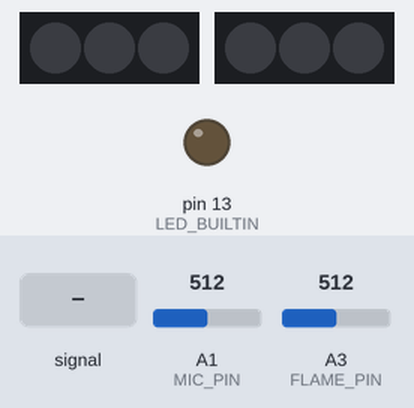
Bench run of a sketch on a simulated Arduino Uno, built with avr-gcc and run on an emulated ATmega328P. Parts: 2 × 3 RGB LEDs in strip order, left to right, output pins drawn as LEDs (lit = HIGH). The inputs (shaded band) are chosen by the test bench; at power-on: A3 (FLAME_PIN) = 512, A1 (MIC_PIN) = 512. The strip is taken to match the declared colour order; random numbers use the default seed unless the sketch sets one.

Above: at 1.2 s.
1.3 s: A3 (FLAME_PIN) set to 794
4.3 s: A3 (FLAME_PIN) set to 815
At 6.47 s:
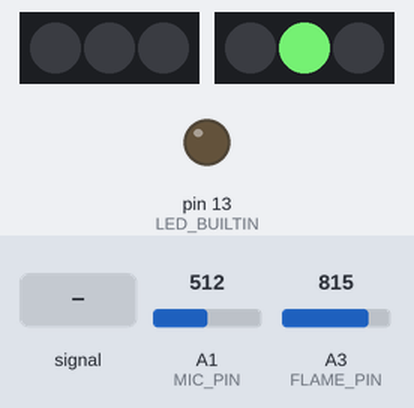
7.3 s: A1 (MIC_PIN) fed a 200 Hz sine of ±460 counts around its level
At 8.71 s:
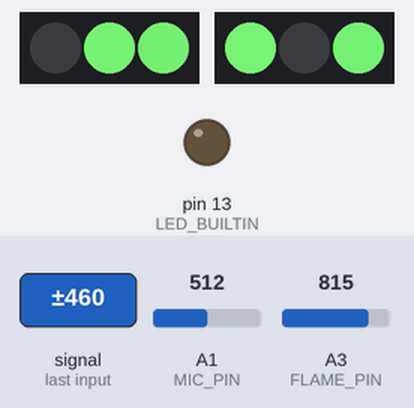
10.3 s: A1 (MIC_PIN) set to 932
13.3 s: A1 (MIC_PIN) set to 969
At 14.47 s:
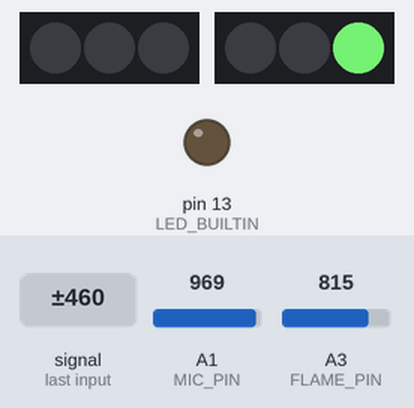
16.3 s: A1 (MIC_PIN) set to 940
At 17.29 s:
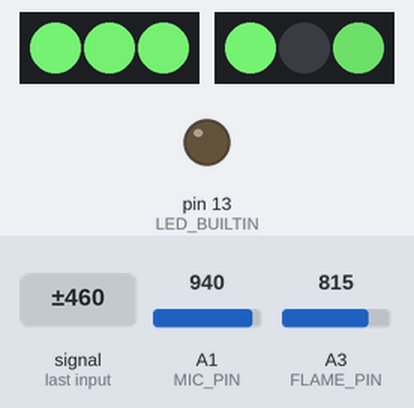
Timing chart, 0 to 39.1 s (numbered marks = the images above; inputs shaded):
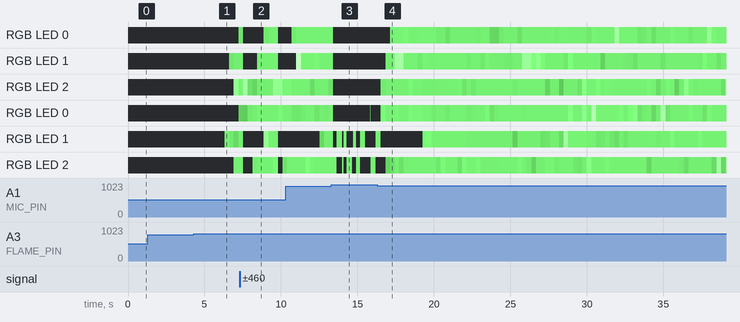

Measured:
- the behaviour switches between 800 and 801 on A3 (FLAME_PIN) (found by bisection; images 0 and 1)
- the behaviour switches between 950 and 951 on A1 (MIC_PIN) (found by bisection; images 2 and 3)
- after the input at 1.3 s, every drawn part: stays the same
- after the input at 4.3 s, RGB LED 0: off → RGB(84, 174, 82) after 2.9 s; RGB LED 1: off → RGB(86, 178, 85) after 2.3 s, → RGB(96, 199, 95) 0.30 s later

The sketch:

KeithsCandle_M2_NoSmoke.ino
```cpp
// Using technique from here https://learn.adafruit.com/multi-tasking-the-arduino-part-3/using-neopatterns
//    see link above for a good tutorial on this multi-task-ish way of doing things.

// Flicker Realistic Candle
// Keith Kelly 2019-03-04 www.KeithsTestGarage.com
// Milestone 2 of 3


#ifdef __AVR__
#include <avr/power.h>
#endif


// NeoPatterns will require the Adafruit NeoPixel library.  Be sure to install that.
#include "NeoPatterns.h"


#define NEO_PIN 5    // First RGBW Strip Pin
#define NEO2_PIN 9   // Second RGBW Strip Pin
#define NEO_COUNT 3  // First RGBW Strip Count
#define NEO2_COUNT 3 // Second RGBW Strip Count
#define MIC_PIN A1   // Microphone Pin
#define FLAME_PIN A3 // IR Sensor Pin

#define FLAME_DURATION 2000 // millis- duration of flame before lighting candle
#define FLAME_THRESHOLD 800 // 0...1023 - analog reading of FLAME value to detect
#define MIC_THRESHOLD 950 // 0...1023 - analog reading of MIC value to detect

void Strip1Complete();
void Strip2Complete();

NeoPatterns Strip1(NEO_COUNT, NEO_PIN, NEO_RGBW + NEO_KHZ800, &Strip1Complete);
NeoPatterns Strip2(NEO_COUNT, NEO2_PIN, NEO_RGBW + NEO_KHZ800, &Strip2Complete);

uint32_t baseColor; // What is the ON resting color?
uint32_t offColor;  // What is the OFF resting color?


// Vars to keep track of things
bool flaming = false;

bool lit = false;
int flame_val = 0;
int mic_val = 0;
byte rnd = 0;

// Vars for tracking pseudo-async times
unsigned long previousMillis = 0;        // will store last time LED was updated
unsigned long flameStartedMillis = 0;        // will store last time LED was updated


void setup(){

    //Serial.begin(9600); // uncomment this to figure sensor readings.

    // initialize pins
    pinMode(FLAME_PIN, INPUT);
    pinMode(MIC_PIN, INPUT);
    pinMode(LED_BUILTIN, OUTPUT);

    // Make sure the following pins are OFF
    digitalWrite(LED_BUILTIN, LOW);


    // Initialize NeoPixel Strip 1
    Strip1.begin();
    Strip1.show();
    baseColor = Strip1.Color(2, 110, 0, 100);// GRBW
    Strip1.Color1 = baseColor;

    // Initialize NeoPixel Strip 2
    Strip2.begin();
    Strip2.show();
    baseColor = Strip2.Color(2, 110, 0, 100);// GRBW
    Strip2.Color1 = baseColor;

    blowOutCandle();  // Make sure candle is off
}


void loop(){
    checkSensors(); // Check for fire and strong winds
    Strip1.Update();
    Strip2.Update();
}

// Checks for fire and strong winds every 50 milliseconds
void checkSensors(){
  unsigned long currentMillis = millis();
  if (currentMillis - previousMillis >= 50) { // only check every 50ms
    flame_val = analogRead( FLAME_PIN );
    mic_val = analogRead( MIC_PIN );
    previousMillis = currentMillis;

    //  Uncomment below to check sensor readings.
    //    Serial.print(mic_val);
    //    Serial.print(" : ");
    //    Serial.println(flame_val);
  }


  if (lit && mic_val > MIC_THRESHOLD){ // MIC REGISTERED SOUND.  BLOW OUT.
    blowOutCandle(); // Turn off light
    lit = false;
  }

  if (!lit){ // if candle isn't lit
    if (flame_val > FLAME_THRESHOLD)  { // if flame is detected

        // record the starting time (if candle hasn't been lit yet)
        if (!flaming){
          flaming = true;
          flameStartedMillis = millis();  // record time that flaming begins
        }
        else if (checkFlame()){ // has match been flaming long enough?
          lightCandle(); // ok finally light it up.
          lit = true;
        }
    }
    else{ // no flame detected
      flaming = false;
    }

  }
}


// Check if match flame has been detected long enough.
bool checkFlame(){
  unsigned long currentMillis = millis(); // get current time
  if (currentMillis - flameStartedMillis >= FLAME_DURATION) {
    return true;
  }
  else
    return false;
}


//------------------------------------------------------------
//Completion Routines - get called on completion of a pattern
//------------------------------------------------------------

// The below configuration routines are the same except for the strip
// being used.  I kept them separate so the strips can be configured
// with different ranges if desired.

void Strip1Complete(){
    Strip1.Reverse();

    if (Strip1.Direction == REVERSE){ // go back down
        Strip1.Interval = random(5,22); // choose random speed in range
    }
    else{  // pattern ended.  Stop, then trigger re-flicker

        /*  This needs an explanation:

              rnd = random(random(45,55),random(80,255));

            You'd think that we could just do random(45,255), right?

            Selecting the low and high randoms first helps make sure that
            the ending random number is *more likely* to fall within a limited range.

            When observing the flickering of a real candle, the flame generally bounces
            around in a certain range.  But, every once in a while, it spikes high or low.

            This random(random, random) solves that problem!  #proudnerddadmoment
        */
        rnd = random(random(45,55),random(80,255));

        Strip1.Pixel = random(0,Strip1.numPixels()); // pick a random Pixel
        Strip1.Interval = 1;
        Strip1.Color2 = Strip1.Color(2,rnd,0,rnd-10); //GRBW random red and random white-10
    }
}

void Strip2Complete(){
    Strip2.Reverse();

    if (Strip2.Direction == REVERSE){ // go back down
        Strip2.Interval = random(5,22); // choose random speed in range
    }
    else{  // pattern ended.  Stop, then trigger re-flicker
        rnd = random(random(45,55),random(80,255)); // see explanation in Strip1Complete().
        Strip2.Pixel = random(0,Strip2.numPixels()); // pick a random Pixel
        Strip2.Interval = 1;
        Strip2.Color2 = Strip2.Color(2,rnd,0,rnd-10); //GRBW random red and random white-10
    }
}

// (pseudo)ASYNC light the candle by starting the animations
void lightCandle(){
    Strip1.Flicker(Strip1.Color1, Strip1.Color2, 20, 5);
    Strip2.Flicker(Strip2.Color1, Strip2.Color2, 20, 5);
}

void blowOutCandle(){
  cWipe(offColor, 10); // synchronously turn the candle off.

  // We don't want no stinking patterns.
  Strip1.ActivePattern = NONE;
  Strip2.ActivePattern = NONE;
}


// synchronous color wipe
void cWipe(uint32_t c, uint8_t wait) {
  for (uint16_t i = 0; i < Strip1.numPixels(); i++) {
    Strip1.setPixelColor(i, c);
    Strip1.show();
    delay(wait);
  }
  for (uint16_t i = 0; i < Strip2.numPixels(); i++) {
    Strip2.setPixelColor(i, c);
    Strip2.show();
    delay(wait);
  }
}
```

NeoPatterns.h
```cpp
// From here https://learn.adafruit.com/multi-tasking-the-arduino-part-3/using-neopatterns


#ifndef NEOPATTERNS_H
#define NEOPATTERNS_H

#include <Adafruit_NeoPixel.h>

// Pattern types supported:
enum  pattern { NONE, RAINBOW_CYCLE, THEATER_CHASE, COLOR_WIPE, SCANNER, FADE, FLICKER };
// Patern directions supported:
enum  direction { FORWARD, REVERSE };

// NeoPattern Class - derived from the Adafruit_NeoPixel class
class NeoPatterns : public Adafruit_NeoPixel
{
    public:

    // Member Variables:
    pattern  ActivePattern;  // which pattern is running
    direction Direction;     // direction to run the pattern

    unsigned long Interval;   // milliseconds between updates
    unsigned long lastUpdate; // last update of position

    uint32_t Color1, Color2;  // What colors are in use
    uint16_t TotalSteps;  // total number of steps in the pattern
    uint16_t Index;  // current step within the pattern
    uint16_t Pixel;  // current step within the pattern

    void (*OnComplete)();  // Callback on completion of pattern

    // Constructor - calls base-class constructor to initialize strip
    NeoPatterns(uint16_t pixels, uint8_t pin, uint8_t type, void (*callback)())
    :Adafruit_NeoPixel(pixels, pin, type)
    {
        OnComplete = callback;
    }

    // Update the pattern
    void Update()
    {
        if((millis() - lastUpdate) > Interval) // time to update
        {
            lastUpdate = millis();
            switch(ActivePattern)
            {
                case RAINBOW_CYCLE:
                    RainbowCycleUpdate();
                    break;
                case THEATER_CHASE:
                    TheaterChaseUpdate();
                    break;
                case COLOR_WIPE:
                    ColorWipeUpdate();
                    break;
                case SCANNER:
                    ScannerUpdate();
                    break;
                case FADE:
                    FadeUpdate();
                    break;
                case FLICKER:  // Custom animation for candle
                    FlickerUpdate();
                    break;
                default:
                    break;
            }
        }
    }

    // Increment the Index and reset at the end
    void Increment()
    {
        if (Direction == FORWARD)
        {
           Index++;
           if (Index >= TotalSteps)
            {
                Index = 0;
                if (OnComplete != NULL)
                {
                    OnComplete(); // call the comlpetion callback
                }
            }
        }
        else // Direction == REVERSE
        {
            --Index;
            if (Index <= 0)
            {
                Index = TotalSteps-1;
                if (OnComplete != NULL)
                {
                    OnComplete(); // call the comlpetion callback
                }
            }
        }
    }

    // Reverse pattern direction
    void Reverse()
    {
        if (Direction == FORWARD)
        {
            Direction = REVERSE;
            Index = TotalSteps-1;
        }
        else
        {
            Direction = FORWARD;
            Index = 0;
        }
    }

    // Initialize for a RainbowCycle
    void RainbowCycle(uint8_t interval, direction dir = FORWARD)
    {
        ActivePattern = RAINBOW_CYCLE;
        Interval = interval;
        TotalSteps = 255;
        Index = 0;
        Direction = dir;
    }

    // Update the Rainbow Cycle Pattern
    void RainbowCycleUpdate()
    {
        for(int i=0; i< numPixels(); i++)
        {
            setPixelColor(i, Wheel(((i * 256 / numPixels()) + Index) & 255));
        }
        show();
        Increment();
    }

    // Initialize for a Theater Chase
    void TheaterChase(uint32_t color1, uint32_t color2, uint8_t interval, direction dir = FORWARD)
    {
        ActivePattern = THEATER_CHASE;
        Interval = interval;
        TotalSteps = numPixels();
        Color1 = color1;
        Color2 = color2;
        Index = 0;
        Direction = dir;
   }

    // Update the Theater Chase Pattern
    void TheaterChaseUpdate()
    {
        for(int i=0; i< numPixels(); i++)
        {
            if ((i + Index) % 3 == 0)
            {
                setPixelColor(i, Color1);
            }
            else
            {
                setPixelColor(i, Color2);
            }
        }
        show();
        Increment();
    }

    // Initialize for a ColorWipe
    void ColorWipe(uint32_t color, uint8_t interval, direction dir = FORWARD)
    {
        ActivePattern = COLOR_WIPE;
        Interval = interval;
        TotalSteps = numPixels();
        Color1 = color;
        Index = 0;
        Direction = dir;
    }

    // Update the Color Wipe Pattern
    void ColorWipeUpdate()
    {
        setPixelColor(Index, Color1);
        show();
        Increment();
    }

    // Initialize for a SCANNNER
    void Scanner(uint32_t color1, uint8_t interval)
    {
        ActivePattern = SCANNER;
        Interval = interval;
        TotalSteps = (numPixels() - 1) * 2;
        Color1 = color1;
        Index = 0;
    }

    // Update the Scanner Pattern
    void ScannerUpdate()
    {
        for (int i = 0; i < numPixels(); i++)
        {
            if (i == Index)  // Scan Pixel to the right
            {
                 setPixelColor(i, Color1);
            }
            else if (i == TotalSteps - Index) // Scan Pixel to the left
            {
                 setPixelColor(i, Color1);
            }
            else // Fading tail
            {
                 setPixelColor(i, DimColor(getPixelColor(i)));
            }
        }
        show();
        Increment();
    }

    // Initialize for a Fade
    void Fade(uint32_t color1, uint32_t color2, uint16_t steps, uint8_t interval, direction dir = FORWARD)
    {
        ActivePattern = FADE;
        Interval = interval;
        TotalSteps = steps;
        Color1 = color1;
        Color2 = color2;
        Index = 0;
        Direction = dir;
    }

    // Update the Fade Pattern
    void FadeUpdate()
    {
        // Calculate linear interpolation between Color1 and Color2
        // Optimise order of operations to minimize truncation error
        uint8_t red = ((Red(Color1) * (TotalSteps - Index)) + (Red(Color2) * Index)) / TotalSteps;
        uint8_t green = ((Green(Color1) * (TotalSteps - Index)) + (Green(Color2) * Index)) / TotalSteps;
        uint8_t blue = ((Blue(Color1) * (TotalSteps - Index)) + (Blue(Color2) * Index)) / TotalSteps;

        ColorSet(Color(red, green, blue));
        show();
        Increment();
    }


    // *****************************************
    // START Custom animation for LED candle
    // *****************************************

    // Initialize for a Flicker
    void Flicker(uint32_t color1, uint32_t color2, uint16_t steps, uint8_t interval, direction dir = FORWARD)
    {
        ActivePattern = FLICKER;
        Interval = interval;
        TotalSteps = steps;
        Color1 = color1;
        Color2 = color2;
        Index = 0;
        Direction = dir;
        Pixel = random(0,numPixels()); // random(min,max) --max is EXCLUSIVE
    }

    // Initialize for a Flicker
    void FlickerUpdate()
    {
        // Calculate linear interpolation between Color1 and Color2
        // Optimize order of operations to minimize truncation error
        uint8_t red = ((Red(Color1) * (TotalSteps - Index)) + (Red(Color2) * Index)) / TotalSteps;
        uint8_t green = ((Green(Color1) * (TotalSteps - Index)) + (Green(Color2) * Index)) / TotalSteps;
        uint8_t blue = ((Blue(Color1) * (TotalSteps - Index)) + (Blue(Color2) * Index)) / TotalSteps;
        uint8_t white = ((White(Color1) * (TotalSteps - Index)) + (White(Color2) * Index)) / TotalSteps;
        setPixelColor(Pixel,Color(red, green, blue, white));
        show();
        Increment();
    }

    // *****************************************
    // END Custom animation for LED candle
    // *****************************************


    // Calculate 50% dimmed version of a color (used by ScannerUpdate)
    uint32_t DimColor(uint32_t color)
    {
        // Shift R, G and B components one bit to the right
        uint32_t dimColor = Color(Red(color) >> 1, Green(color) >> 1, Blue(color) >> 1);
        return dimColor;
    }

    // Set all pixels to a color (synchronously)
    void ColorSet(uint32_t color)
    {
        for (int i = 0; i < numPixels(); i++)
        {
            setPixelColor(i, color);
        }
        show();
    }

    // Returns the Blue component of a 32-bit color
    uint8_t White(uint32_t color)
    {
        return (color >> 24) & 0xFF;
    }

    // Returns the Red component of a 32-bit color
    uint8_t Red(uint32_t color)
    {
        return (color >> 16) & 0xFF;
    }

    // Returns the Green component of a 32-bit color
    uint8_t Green(uint32_t color)
    {
        return (color >> 8) & 0xFF;
    }

    // Returns the Blue component of a 32-bit color
    uint8_t Blue(uint32_t color)
    {
        return color & 0xFF;
    }

    // Input a value 0 to 255 to get a color value.
    // The colours are a transition r - g - b - back to r.
    uint32_t Wheel(byte WheelPos)
    {
        WheelPos = 255 - WheelPos;
        if(WheelPos < 85)
        {
            return Color(255 - WheelPos * 3, 0, WheelPos * 3);
        }
        else if(WheelPos < 170)
        {
            WheelPos -= 85;
            return Color(0, WheelPos * 3, 255 - WheelPos * 3);
        }
        else
        {
            WheelPos -= 170;
            return Color(WheelPos * 3, 255 - WheelPos * 3, 0);
        }
    }
};

#endif
```
